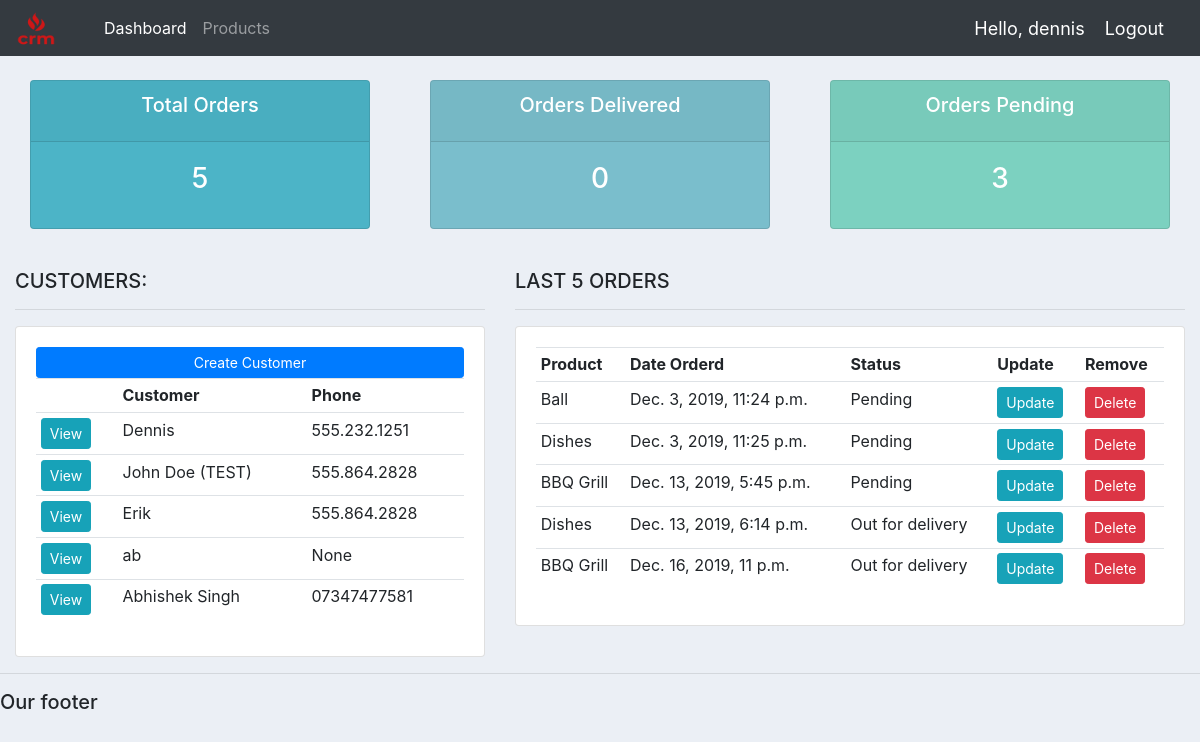
The app's page / (signed in), older data.
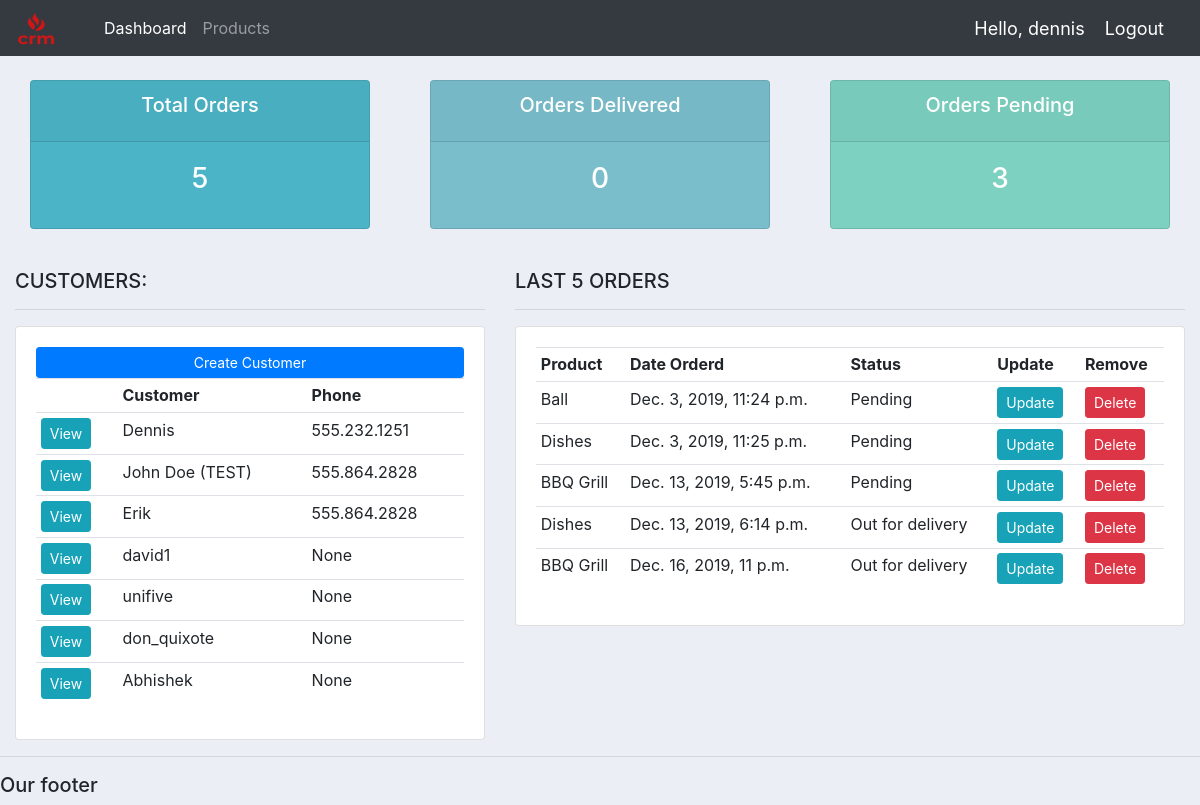
The same page, newer data.
### accounts/models.py (models this page shows, shortened)
class Customer(models.Model):
	user = models.OneToOneField(User, null=True, blank=True, on_delete=models.CASCADE)
	name = models.CharField(max_length=200, null=True)
	phone = models.CharField(max_length=200, null=True)
	email = models.CharField(max_length=200, null=True)
	profile_pic = models.ImageField(default="profile1.png", null=True, blank=True)
	date_created = models.DateTimeField(auto_now_add=True, null=True)

class Order(models.Model):
	STATUS = (
			('Pending', 'Pending'),
			('Out for delivery', 'Out for delivery'),
			('Delivered', 'Delivered'),
			)
	customer = models.ForeignKey(Customer, null=True, on_delete= models.SET_NULL)
	product = models.ForeignKey(Product, null=True, on_delete= models.SET_NULL)
	date_created = models.DateTimeField(auto_now_add=True, null=True)
	status = models.CharField(max_length=200, null=True, choices=STATUS)
	note = models.CharField(max_length=1000, null=True)

class Product(models.Model):
	CATEGORY = (
			('Indoor', 'Indoor'),
			('Out Door', 'Out Door'),
			)
	name = models.CharField(max_length=200, null=True)
	price = models.FloatField(null=True)
	category = models.CharField(max_length=200, null=True, choices=CATEGORY)
	description = models.CharField(max_length=200, null=True, blank=True)
	date_created = models.DateTimeField(auto_now_add=True, null=True)
	tags = models.ManyToManyField(Tag)
	def __str__(self):
		return self.name

### accounts/decorators.py (the view)
	def wrapper_function(request, *args, **kwargs):
		group = None
		if request.user.groups.exists():
			group = request.user.groups.all()[0].name
		if group == 'customer':
			return redirect('user-page')
		if group == 'admin':
			return view_func(request, *args, **kwargs)

### accounts/views.py (called while the page is built)
@login_required(login_url='login')
@admin_only
def home(request):
	orders = Order.objects.all()
	customers = Customer.objects.all()
	total_customers = customers.count()
	total_orders = orders.count()
	delivered = orders.filter(status='Delivered').count()
	pending = orders.filter(status='Pending').count()
	context = {'orders':orders, 'customers':customers,
	'total_orders':total_orders,'delivered':delivered,
	'pending':pending }
	return render(request, 'accounts/dashboard.html', context)

### accounts/templates/accounts/dashboard.html
{%  extends 'accounts/main.html' %}
{% block content %}
{%  include 'accounts/status.html' %}
<br>
<div class="row">
	<div class="col-md-5">
		<h5>CUSTOMERS:</h5>
		<hr>
		<div class="card card-body">
			<a class="btn btn-primary  btn-sm btn-block" href="">Create Customer</a>
			<table class="table table-sm">
				<tr>
					<th></th>
					<th>Customer</th>
					<th>Phone</th>
				</tr>
				{% for customer in customers %}
					<tr>
						<td><a class="btn btn-sm btn-info" href="{% url 'customer' customer.id %}">View</a></td>
						<td>{{customer.name}}</td>
						<td>{{customer.phone}}</td>
					</tr>
				{% endfor %}
			</table>
		</div>
	</div>
	<div class="col-md-7">
		<h5>LAST 5 ORDERS</h5>
		<hr>
		<div class="card card-body">
			<table class="table table-sm">
				<tr>
					<th>Product</th>
					<th>Date Orderd</th>
					<th>Status</th>
					<th>Update</th>
					<th>Remove</th>
				</tr>
				{% for order in orders %}
					<tr>
						<td>{{order.product}}</td>
						<td>{{order.date_created}}</td>
						<td>{{order.status}}</td>
						<td><a class="btn btn-sm btn-info" href="{% url 'update_order' order.id %}">Update</a></td>
						<td><a class="btn btn-sm btn-danger" href="{% url 'delete_order' order.id %}">Delete</a></td>
					</tr>
				{% endfor %}
			</table>
		</div>
	</div>
</div>
{% endblock %}

### accounts/templates/accounts/main.html (shortened to what this page needs)
{% load static %}
<!DOCTYPE html>
<html>
<head>
	<link rel="stylesheet" href="https://stackpath.bootstrapcdn.com/bootstrap/4.3.1/css/bootstrap.min.css">
	<link rel="stylesheet" type="text/css" href="{% static '/css/main.css' %}">
</head>
<body>
	{%  include 'accounts/navbar.html' %}
	<div class="container-fluid">
	{% block content %}
	{% endblock %}
    </div>
	<hr>
	<h5>Our footer</h5>
</body>
</html>

### accounts/templates/accounts/navbar.html (shortened to what this page needs)
{% load static %}
<nav class="navbar navbar-expand-lg navbar-dark bg-dark">
 <img class="logo" src="{% static 'images/logo.png' %}">
  <div class="collapse navbar-collapse" id="navbarNav">
    <ul class="navbar-nav">
      {% if request.user.is_staff %}
      <li class="nav-item active">
        <a class="nav-link" href="{% url 'home' %}">Dashboard</a>
      </li>
      <li class="nav-item">
        <a class="nav-link" href="{% url 'products' %}">Products</a>
      </li>
      {% else %}
       <li class="nav-item">
        <a class="nav-link" href="{% url 'account' %}">Settings</a>
      </li>
      {% endif %}
    </ul>
  </div>
  <span class="hello-msg">Hello, {{request.user}}</span>
  <span ><a  class="hello-msg" href="{% url 'logout' %}">Logout</a></span>
</nav>

### accounts/templates/accounts/status.html
<br>
<div class="row">
	<div class="col">
		<div class="col-md">
			<div class="card text-center text-white  mb-3" id="total-orders">
			  	<div class="card-header">
			  		<h5 class="card-title">Total Orders</h5>
			  	</div>
			  	<div class="card-body">
			    	<h3 class="card-title">{{total_orders}}</h3>
			  	</div>
			</div>
		</div>
	</div>
	<div class="col">
		<div class="col-md">
			<div class="card text-center text-white  mb-3" id="orders-delivered">
			  	<div class="card-header">
			  		<h5 class="card-title">Orders Delivered</h5>
			  	</div>
			  	<div class="card-body">
			    	<h3 class="card-title">{{delivered}}</h3>
			  	</div>
			</div>
		</div>
	</div>
	<div class="col">
		<div class="col-md">
			<div class="card text-center text-white  mb-3" id="orders-pending">
			  	<div class="card-header">
			  		<h5 class="card-title">Orders Pending</h5>
			  	</div>
			  	<div class="card-body">
			    	<h3 class="card-title">{{pending}}</h3>
			  	</div>
			</div>
		</div>
	</div>
</div>

### static/css/main.css (style rules this page uses)
.logo { width: 40px; height: 35px; color: rgb(252, 146, 8); margin-right: 40px; }
body { background-color: #ebeff5; }
#total-orders { background-color: #4cb4c7; }
#orders-delivered { background-color: #7abecc; }
#orders-pending { background-color: #7CD1C0; }

### accounts/templates/accounts/navbar.html (style rules this page uses)
.hello-msg { font-size: 18px; color: #fff; margin-right: 20px; }

Row changes from the older to the newer data that the page shows:
removed Customer: name "ab", phone "None"
removed Customer: name "Abhishek Singh", phone "07347477581"
added Customer: name "david1", phone "None"
added Customer: name "unifive", phone "None"
added Customer: name "don_quixote", phone "None"
added Customer: name "Abhishek", phone "None"
